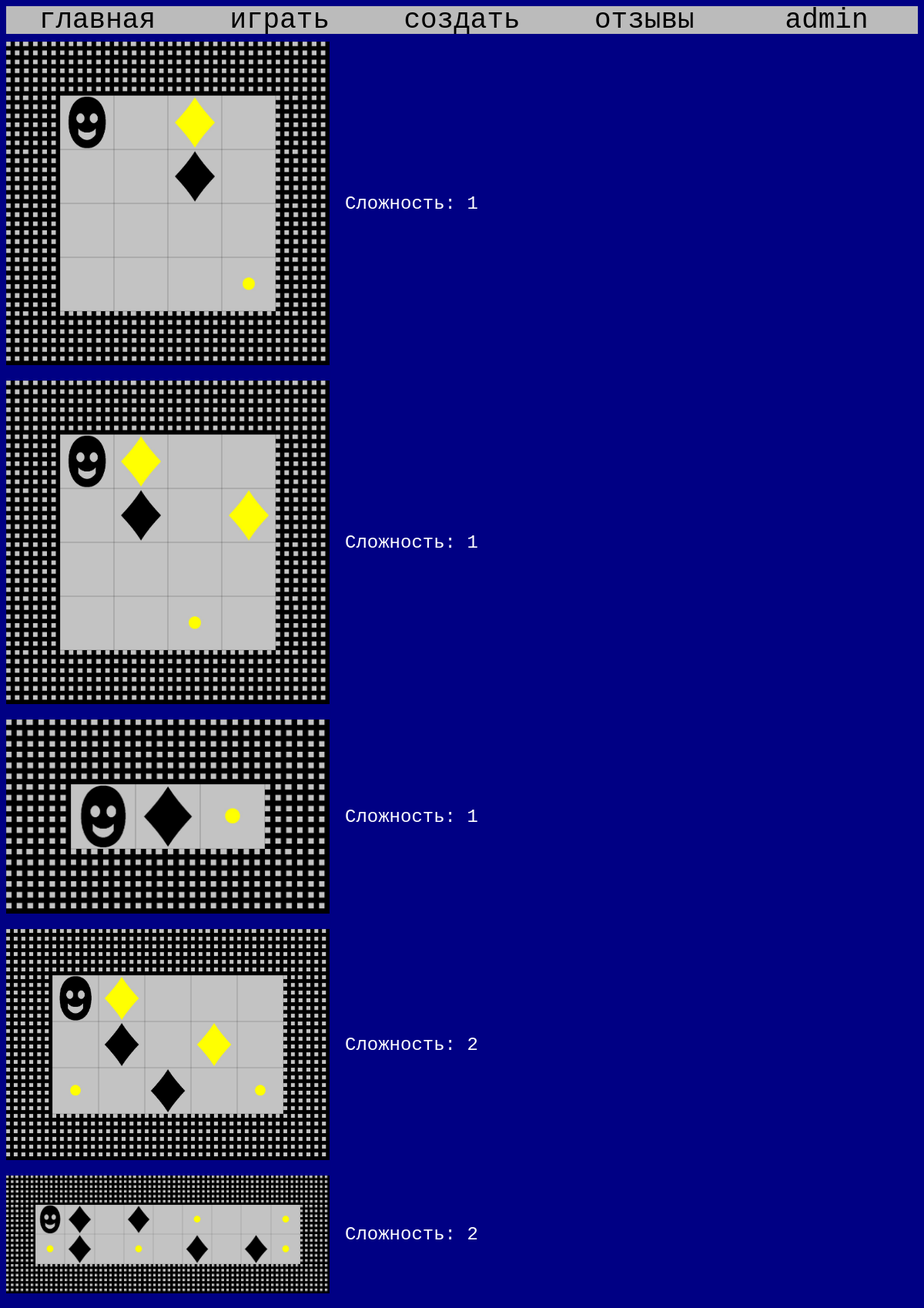
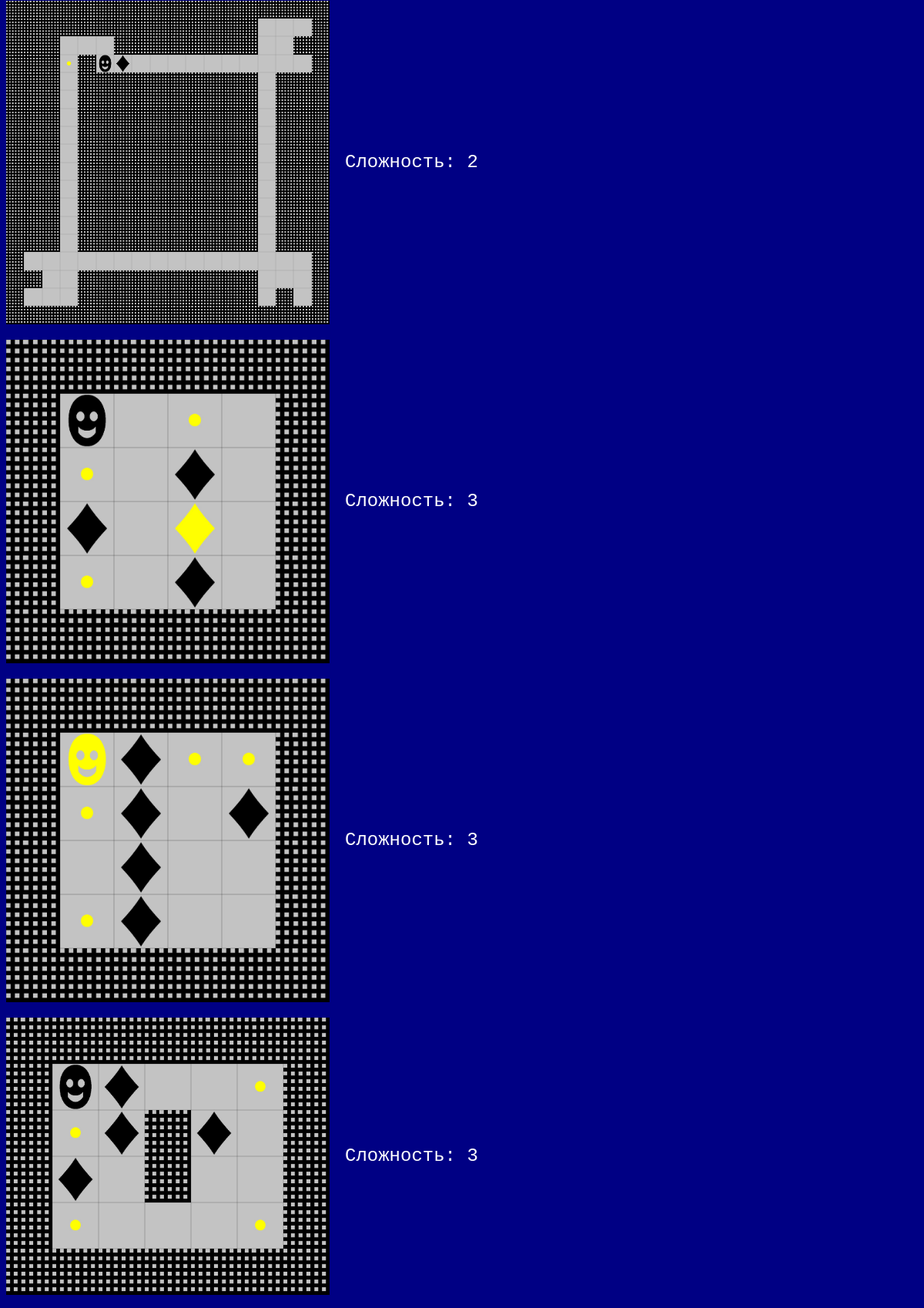
The app's page /play.php (signed in, upper part) with its own data (2 pictures, top to bottom).
### tables this page shows
CREATE TABLE `tasks` (
  `ID` int(11) NOT NULL,
  `difficulty` int(11) NOT NULL,
  `columnCount` int(11) NOT NULL,
  `rowCount` int(11) NOT NULL,
  `pos` text NOT NULL
);

### modules/Content.php (called while the page is built, shortened)
<?php
function GetTasks($link, $param)
{
    $tasksResource = mysqli_query($link, "SELECT * FROM `Tasks` ORDER BY `" . $param . "` ASC");
    $i = 0;
    while ($task= mysqli_fetch_assoc($tasksResource))
    {
        $i++;
        $tasks[$i] = $task;
    }
    return $tasks;
}

### play.php (the view, shortened to what this page needs)
<!DOCTYPE html>
<html>
    <head>
         <link rel="stylesheet" type="text/css" href="css/play.css">
         <link rel="stylesheet" type="text/css" href="css/header.css">
         <link rel="stylesheet" type="text/css" href="css/footer.css">
    </head>
    <body>
        <?php
            require './modules\Content.php';
            $link = MySqlConnect();
            if (isset($_SESSION['login']))
            {
            $enterHeaderWord = $_SESSION['login'];
            $enterHeaderWordRef = "profile.php";
            }
            else
            {
                $enterHeaderWord = "войти";
                $enterHeaderWordRef = "registration.php";
            }
        ?>
        <?php
        $home = "главная"; $play = "играть"; $create = "создать"; $reviews = "отзывы";
        ?>
        <header class="header">
            <div class="headerBlock"><a class="headerWord" href="index.php"><?php echo $home;?></a></div>
            <div class="headerBlock"><a class="headerWord" href="play.php"><?php echo $play;?></a></div>
            <div class="headerBlock"><a class="headerWord" href="1"><?php echo $create;?></a></div>
            <div class="headerBlock"><a class="headerWord" href="review.php"><?php echo $reviews;?></a></div>
            <div class="headerBlock"><a class="headerWord" href=<?php echo $enterHeaderWordRef;?>><?php echo $enterHeaderWord?></a></div>
        </header>
        <?php
        $tasks = GetTasks($link, "difficulty");
        foreach ($tasks as &$task)
        {
            $ID = $task['ID'];
            $rowCount = $task['rowCount'];
            $columnCount = $task['columnCount'];
            $pos = $task['pos'];
            $difficulty = $task['difficulty'];
            echo "<div class='task'>";
            echo "<div id='task_" . $ID . "'><script> CreateTableAsLink(" . $rowCount .
            "," . $columnCount . "," . 420 . ",'" . $pos . "','task_" . $ID ."'); </script></div>";
            echo "<div class='description'><div>Сложность: " . $difficulty . "</div></div>";
            echo "</div>";
        }
        ?>
    </body>
</html>

### css/play.css (style rules this page uses)
* { padding: 0; font-family: monospace; }
body { display: flex; flex-direction: column; justify-content: space-between; background-color: rgb(0, 0, 132); }
.task { display: flex; flex-direction: row; justify-content: space-start; margin-bottom: 10px; margin-top: 10px; }
.description { display: flex; flex-direction: column; justify-content: space-around; font-size: 3vh; color: rgb(255, 255, 255); margin-left: 20px; }

### css/header.css (style rules this page uses)
.header { display: flex; flex-direction: row; justify-content: space-between; background: rgb(187, 187, 187); height: 3vw; font-size: 3vw; z-index: 100; }
.headerBlock { display: flex; justify-content: center; text-align: center; flex-grow: 1; align-items: stretch; flex-basis: 100%; }
.headerWord { justify-content: center; }
.headerWord { display: flex; flex-basis: 100%; align-items: center; color: rgb(0, 0, 0); text-decoration: none; }

### records on screen
tasks: difficulty "1"
tasks: difficulty "1"
tasks: difficulty "1"
tasks: difficulty "2"
tasks: difficulty "2"
tasks: difficulty "2"
tasks: difficulty "3"
tasks: difficulty "3"
tasks: difficulty "3"

### other values on screen
$home "главная"
$play "играть"
$create "создать"
$reviews "отзывы"
$enterHeaderWord "admin"
